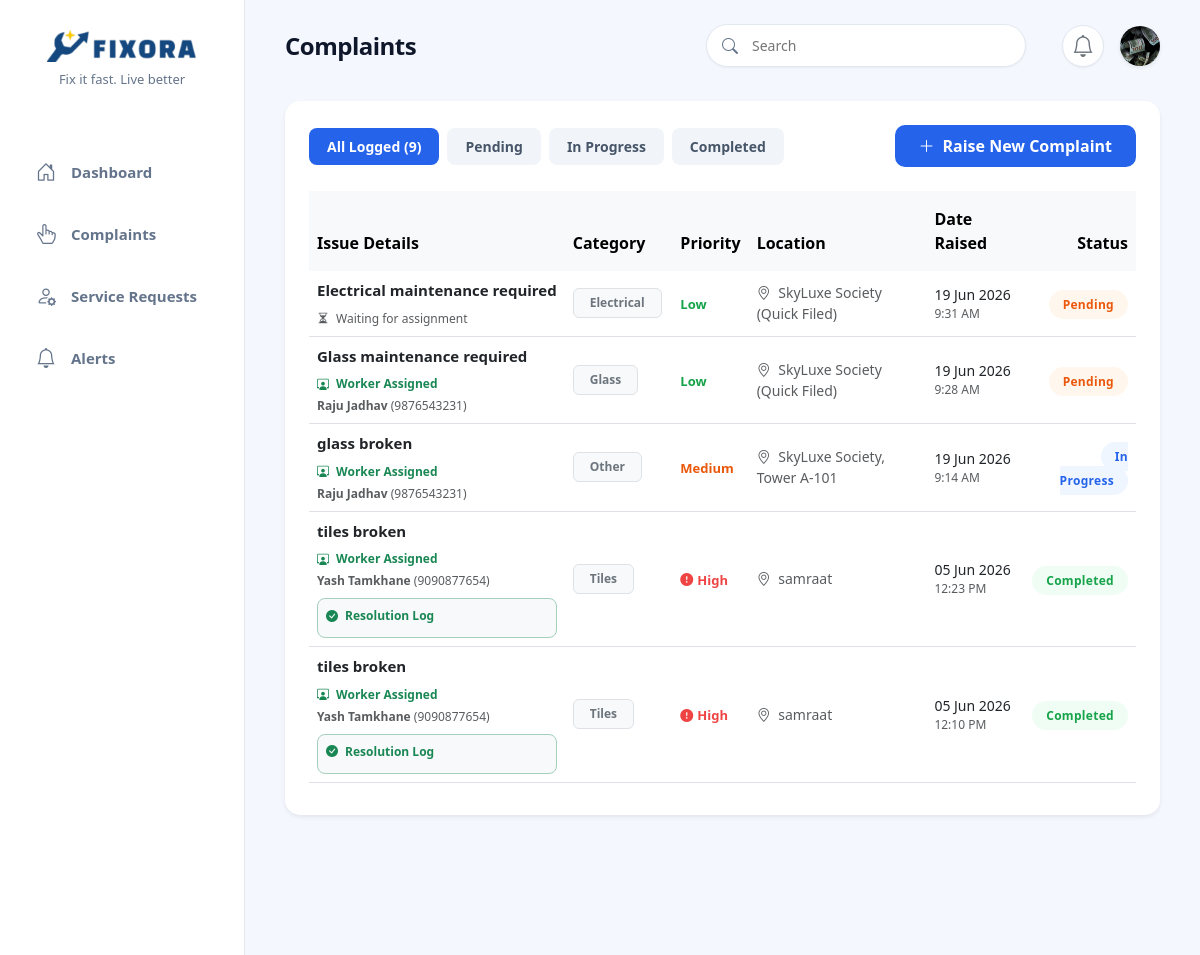
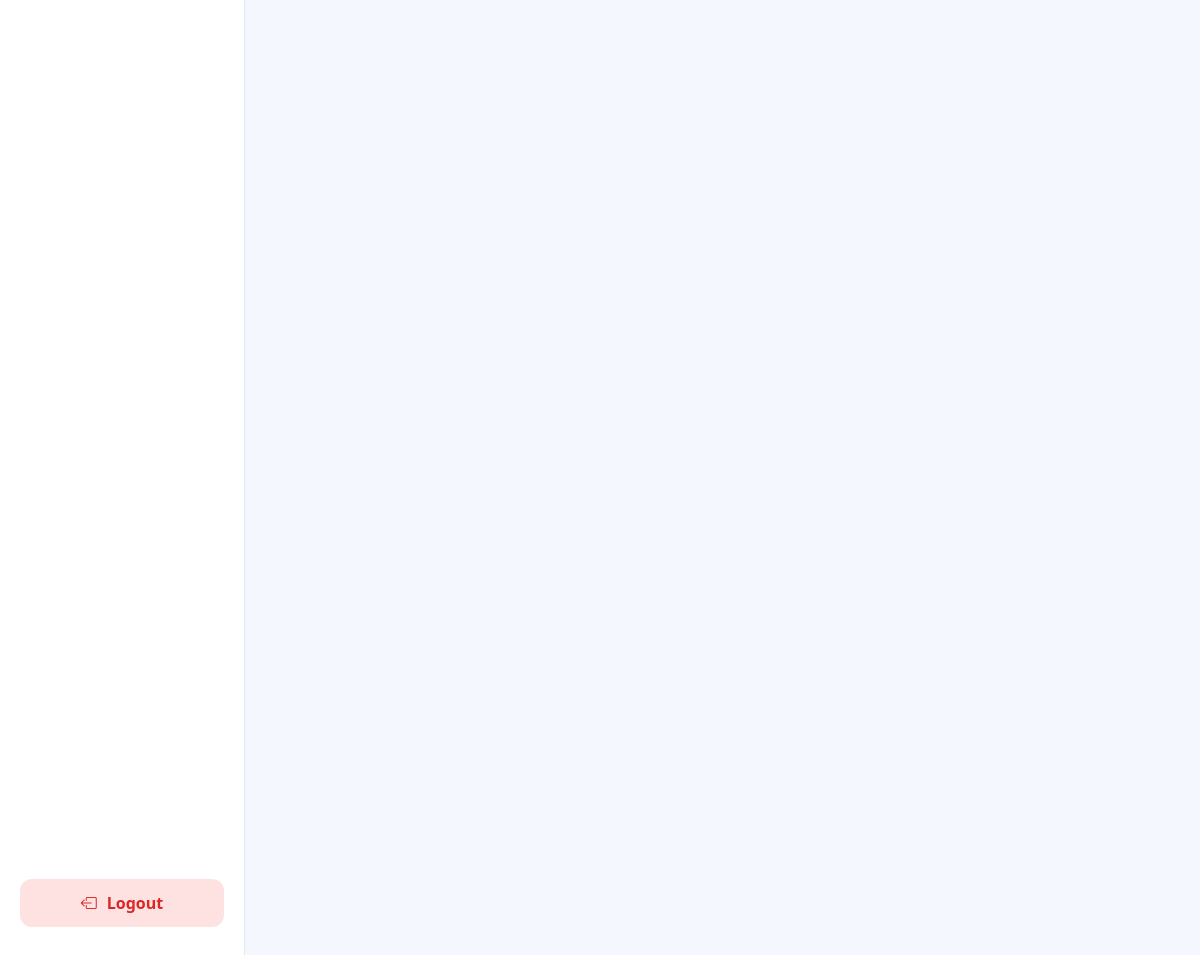
The page /complaints/log/ (signed in) on the database its author committed (2 pictures, top to bottom).
### fixora_app/models.py (models this page shows, shortened)
class User(AbstractUser):
    ROLE_CHOICES = (
        ('superadmin', 'System Super Admin'),
        ('admin', 'Admin'),
        ('resident', 'Resident'),
        ('worker', 'Worker'),
    )
    role = models.CharField(max_length=15, choices=ROLE_CHOICES, default='resident')
    phone = models.CharField(max_length=15, blank=True, null=True)
    society = models.ForeignKey(
        Society,
        on_delete=models.CASCADE,
        null=True,
        blank=True,
        related_name='users'
    )
    profile_image = models.ImageField(
        upload_to='profile_images/',
        blank=True,
        null=True
    )
    otp = models.CharField(max_length=6, blank=True, null=True)
    otp_created_at = models.DateTimeField(blank=True, null=True)

class Complaint(models.Model):
    CATEGORY_CHOICES = (
        ('plumbing', 'Plumbing'),
        ('electrical', 'Electrical'),
        ('cleaning', 'Cleaning'),
        ('tiles', 'Tiles'),
        ('other', 'Other'),
    )
    STATUS_CHOICES = (
        ('pending', 'Pending'),
        ('in_progress', 'In Progress'),
        ('completed', 'Completed'),
    )
    PRIORITY_CHOICES = (
        ('low', 'Low'),
        ('medium', 'Medium'),
        ('high', 'High'),
    )
    resident = models.ForeignKey(settings.AUTH_USER_MODEL, on_delete=models.CASCADE, related_name='complaints')
    title = models.CharField(max_length=200)
    category = models.CharField(max_length=20, choices=CATEGORY_CHOICES, default='other')
    priority = models.CharField(max_length=10, choices=PRIORITY_CHOICES, default='low') # New Field
    description = models.TextField(blank=True, null=True)
    location = models.CharField(max_length=255, blank=True, null=True) # New Field
    image = models.ImageField(upload_to='complaints/', blank=True, null=True)
    status = models.CharField(max_length=20, choices=[('pending', 'Pending'), ('in_progress', 'In Progress'), ('completed', 'Completed')], default='pending')
    created_at = models.DateTimeField(auto_now_add=True)
    assigned_worker = models.ForeignKey(settings.AUTH_USER_MODEL, on_delete=models.SET_NULL, null=True, blank=True, related_name='assigned_complaints')

### fixora_app/views.py (the view)
# urls.py: path('complaints/log/', views.complaints_log_page, name='complaints_log'),
@login_required
def complaints_log_page(request):
    user_complaints = Complaint.objects.filter(
    resident__society=request.user.society).order_by('-created_at')
    context = {
        'complaints': user_complaints,
    }
    return render(request, 'file/complaints_log.html', context)

### templates/file/complaints_log.html (shortened to what this page needs)
{% extends 'file/base.html' %}
{% load static %}
{% block content %}
<div class="card p-4 border-0 shadow-sm animate-fade-in" style="border-radius: 15px; background: white;">
    <div class="d-flex justify-content-between align-items-center flex-wrap gap-3 mb-3">
        <div class="d-flex gap-2 flex-wrap" id="logFilters">
            <button class="btn filter-tab active" onclick="filterLogs('all')">All Logged ({{ complaints|length }})</button>
            <button class="btn filter-tab" onclick="filterLogs('pending')">Pending</button>
            <button class="btn filter-tab" onclick="filterLogs('in_progress')">In Progress</button>
            <button class="btn filter-tab" onclick="filterLogs('completed')">Completed</button>
        </div>
        <a href="{% url 'raise_complaint' %}"
            class="btn btn-primary py-2 px-4 fw-semibold d-inline-flex align-items-center gap-2"
            style="border-radius: 10px; background: #2563eb; border: none; height: 42px;">
            <i class="bi bi-plus-lg"></i> Raise New Complaint
        </a>
    </div>
    <div class="table-responsive mt-2" style="max-height: 600px; overflow-y: auto;">
        <table class="table table-hover align-middle mb-0">
            <thead class="table-light position-sticky top-0" style="z-index: 10; background: #f8fafc;">
                <tr>
                    <th class="border-0 py-3" style="min-width: 250px;">Issue Details</th>
                    <th class="border-0 py-3">Category</th>
                    <th class="border-0 py-3">Priority</th>
                    <th class="border-0 py-3">Location</th>
                    <th class="border-0 py-3">Date Raised</th>
                    <th class="border-0 py-3 text-end">Status</th>
                </tr>
            </thead>
            <tbody>
                {% if complaints %}
                    {% for item in complaints %}
                    <tr class="complaint-log-row" data-status="{{ item.status }}">
                        <td>
                            <div class="fw-bold text-dark mb-1" style="font-size: 15px;">
                                {{ item.title }}
                            </div>
                            {% if item.assigned_worker %}
                                <div class="mt-2">
                                    <div class="text-success fw-semibold mb-1" style="font-size: 12px;">
                                        <i class="bi bi-person-workspace me-1"></i> Worker Assigned
                                    </div>
                                    <div class="text-muted" style="font-size: 12px;">
                                        <strong>{{ item.assigned_worker.username }}</strong> ({{ item.assigned_worker.phone }})
                                    </div>
                                </div>
                                {% if item.status == 'completed' %}
                                    <div class="mt-2 p-2 rounded-3 bg-light border border-success-subtle">
                                        <div class="text-success fw-bold mb-1" style="font-size: 12px;"><i class="bi bi-check-circle-fill me-1"></i> Resolution Log</div>
                                    </div>
                                {% endif %}
                            {% else %}
                                <div class="mt-2 small text-muted" style="font-size: 12px;">
                                    <i class="bi bi-hourglass-split me-1"></i> Waiting for assignment
                                </div>
                            {% endif %}
                        </td>
                        <td><span class="badge bg-light text-secondary text-capitalize px-3 py-2 border">{{ item.category }}</span></td>
                        <td>
                            {% if item.priority == 'high' %}
                                <span class="fw-bold text-capitalize d-inline-flex align-items-center gap-1" style="font-size: 13px; color: #ef4444;">
                                    <i class="bi bi-exclamation-circle-fill"></i> {{ item.get_priority_display }}
                                </span>
                            {% elif item.priority == 'medium' %}
                                <span class="fw-bold text-capitalize" style="font-size: 13px; color: #ea580c;">
                                    {{ item.get_priority_display }}
                                </span>
                            {% else %}
                                <span class="fw-bold text-capitalize" style="font-size: 13px; color: #16a34a;">
                                    {{ item.get_priority_display }}
                                </span>
                            {% endif %}
                        </td>
                        <td class="text-muted" style="font-size: 14px;"><i class="bi bi-geo-alt me-1"></i> {{ item.location|default:"-" }}</td>
                        <td>
                            <div class="text-dark fw-medium" style="font-size: 14px;">{{ item.created_at|date:"d M Y" }}</div>
                            <div class="text-muted" style="font-size: 12px;">{{ item.created_at|date:"g:i A" }}</div>
                        </td>
                        <td class="text-end">
                            <span class="status-badge {% if item.status == 'pending' %}pending{% elif item.status == 'in_progress' %}in-progress{% else %}completed{% endif %}">
                                {{ item.get_status_display }}
                            </span>
                        </td>
                    </tr>
                    {% endfor %}
                {% else %}
                    <tr>
                        <td colspan="6" class="text-center text-muted py-5 fw-medium">No logged records found under your profile timeline.</td>
                    </tr>
                {% endif %}
            </tbody>
        </table>
    </div>
</div>
{% endblock %}

### templates/file/base.html (shortened to what this page needs)
{% load static %}
<!DOCTYPE html>
<html lang="en">
<head>
    <link href="https://cdn.jsdelivr.net/npm/bootstrap@5.3.7/dist/css/bootstrap.min.css" rel="stylesheet">
    <link rel="stylesheet" href="https://cdn.jsdelivr.net/npm/bootstrap-icons@1.11.3/font/bootstrap-icons.min.css">
    <link rel="stylesheet" href="{% static 'css/dashboard.css' %}">
</head>
<body>
    <div class="dashboard-container">
        <aside class="sidebar">
            <div class="brand-section">
                {% if user.role == 'superadmin' %}
                    <a href="{% url 'superadmin_dashboard' %}">
                {% elif user.role == 'admin' %}
                    <a href="{% url 'admin_dashboard' %}">
                {% elif user.role == 'worker' %}
                    <a href="{% url 'worker_dashboard' %}">
                {% else %}
                    <a href="{% url 'resident_dashboard' %}">
                {% endif %}
                        <img src="{% static 'images/logo.png' %}" alt="Fixora Logo" class="sidebar-logo">
                    </a>
                <p class="tagline">Fix it fast. Live better</p>
            </div>
            <nav class="sidebar-menu">
                {% if user.role == 'superadmin' %}
                <a href="{% url 'superadmin_dashboard' %}" class="menu-item">
                    <i class="bi bi-globe2"></i> Platform Overview
                </a>
                <a href="{% url 'superadmin_analytics' %}" class="menu-item">
                    <i class="bi bi-graph-up-arrow"></i> Platform Analytics
                </a>
                <a href="{% url 'settings' %}" class="menu-item">
                    <i class="bi bi-gear"></i> System Settings
                </a>
                {% else %}
                <a href="{% url 'resident_dashboard' %}" class="menu-item">
                    <i class="bi bi-house-door"></i> Dashboard
                </a>
                <a href="{% url 'complaints_log' %}" class="menu-item">
                    <i class="bi bi-hand-index-thumb"></i> Complaints
                </a>
                <a href="{% url 'my_services' %}" class="menu-item">
                    <i class="bi bi-person-gear"></i> Service Requests
                </a>
                <a href="{% url 'alerts' %}" class="menu-item">
                    <i class="bi bi-bell"></i> Alerts
                </a>
                {% endif %}
            </nav>
            <div class="sidebar-footer">
                <a href="{% url 'logout' %}" class="btn-logout-sidebar">
                    <i class="bi bi-box-arrow-left"></i> Logout
                </a>
            </div>
        </aside>
        <div class="main-content-wrapper">
            <header class="top-navbar d-flex align-items-center justify-content-between">
                <div class="d-flex align-items-center gap-2 gap-md-3">
                    <div class="d-flex flex-column justify-content-center">
                        <h2 class="page-title m-0" style="line-height: 1;">
                            {% if request.resolver_match.url_name == 'resident_dashboard' %}
                                Dashboard
                            {% elif request.resolver_match.url_name == 'raise_complaint' %}
                                Raise Complaint
                            {% elif request.resolver_match.url_name == 'admin_dashboard' %}
                                Admin Dashboard
                            {% elif request.resolver_match.url_name == 'worker_dashboard' %}
                                Worker Dashboard
                            {% elif request.resolver_match.url_name == 'complaints_log' %}
                                Complaints
                            {% elif request.resolver_match.url_name == 'book_service' %}
                                Book a Service
                            {% elif request.resolver_match.url_name == 'my_services' %}
                                Requested Service
                            {% elif request.resolver_match.url_name == 'alerts' %}
                                Alerts
                            {% elif request.resolver_match.url_name == 'profile' %}
                                My Profile
                            {% elif request.resolver_match.url_name == 'change_password' %}
                                Change Password
                            {% elif request.resolver_match.url_name == 'verify_password_otp' %}
                                Verify OTP
                            {% elif request.resolver_match.url_name == 'settings' %}
                                Settings
                            {% else %}
                                Fixora
                            {% endif %}
                        </h2>
                    </div>
                </div>
                <div class="navbar-actions d-flex align-items-center m-0">
                    <form method="GET" class="search-box d-none d-md-flex align-items-center me-3">
                        <i class="bi bi-search"></i>
                        <input type="text" name="search" placeholder="Search" value="{{ request.GET.search }}" onkeyup="this.form.submit()">
                    </form>
                    <div class="d-flex align-items-center gap-3">
                        <div class="notification-bell m-0 position-relative">
                            <a href="{% url 'alerts' %}" class="text-secondary text-decoration-none d-flex align-items-center justify-content-center w-100 h-100">
                                <i class="bi bi-bell"></i>
                            </a>
                        </div>
                        <div class="dropdown m-0">
                            <a href="#" id="profileDropdown" data-bs-toggle="dropdown" aria-expanded="false" style="text-decoration:none; cursor:pointer;">
                                {% if user.profile_image %}
                                    <img src="{{ user.profile_image.url }}" class="rounded-circle shadow-sm" width="40" height="40" style="object-fit: cover;">
                                {% else %}
                                    <i class="bi bi-person-circle" style="font-size:32px; color:#2563EB;"></i>
                                {% endif %}
                            </a>
                        </div>
                    </div>
                </div>
            </header>
            <main class="content-body">
                {% block content %}
                {% endblock %}
            </main>
        </div>
    </div>
</body>
</html>

### rows shown on the page
User: profile_image (picture)
Complaint: title "Electrical maintenance required", shows "Waiting for assignment", category "Electrical", priority "Low", location "SkyLuxe Society (Quick Filed)", created_at "19 Jun 2026", created_at "9:31 AM", status "Pending"
Complaint: title "Glass maintenance required", assigned_worker.username "Raju Jadhav", assigned_worker.phone "9876543231", category "Glass", priority "Low", location "SkyLuxe Society (Quick Filed)", created_at "19 Jun 2026", created_at "9:28 AM", status "Pending"
Complaint: title "glass broken", assigned_worker.username "Raju Jadhav", assigned_worker.phone "9876543231", category "Other", priority "Medium", location "SkyLuxe Society, Tower A-101", created_at "19 Jun 2026", created_at "9:14 AM", status "In Progress"
Complaint: title "tiles broken", assigned_worker.username "Yash Tamkhane", assigned_worker.phone "9090877654", shows "Resolution Log", category "Tiles", priority "High", location "samraat", created_at "05 Jun 2026", created_at "12:23 PM", status "Completed"
Complaint: title "tiles broken", assigned_worker.username "Yash Tamkhane", assigned_worker.phone "9090877654", shows "Resolution Log", category "Tiles", priority "High", location "samraat", created_at "05 Jun 2026", created_at "12:10 PM", status "Completed"

### other values the page prints
{{ complaints|length }} "9"
